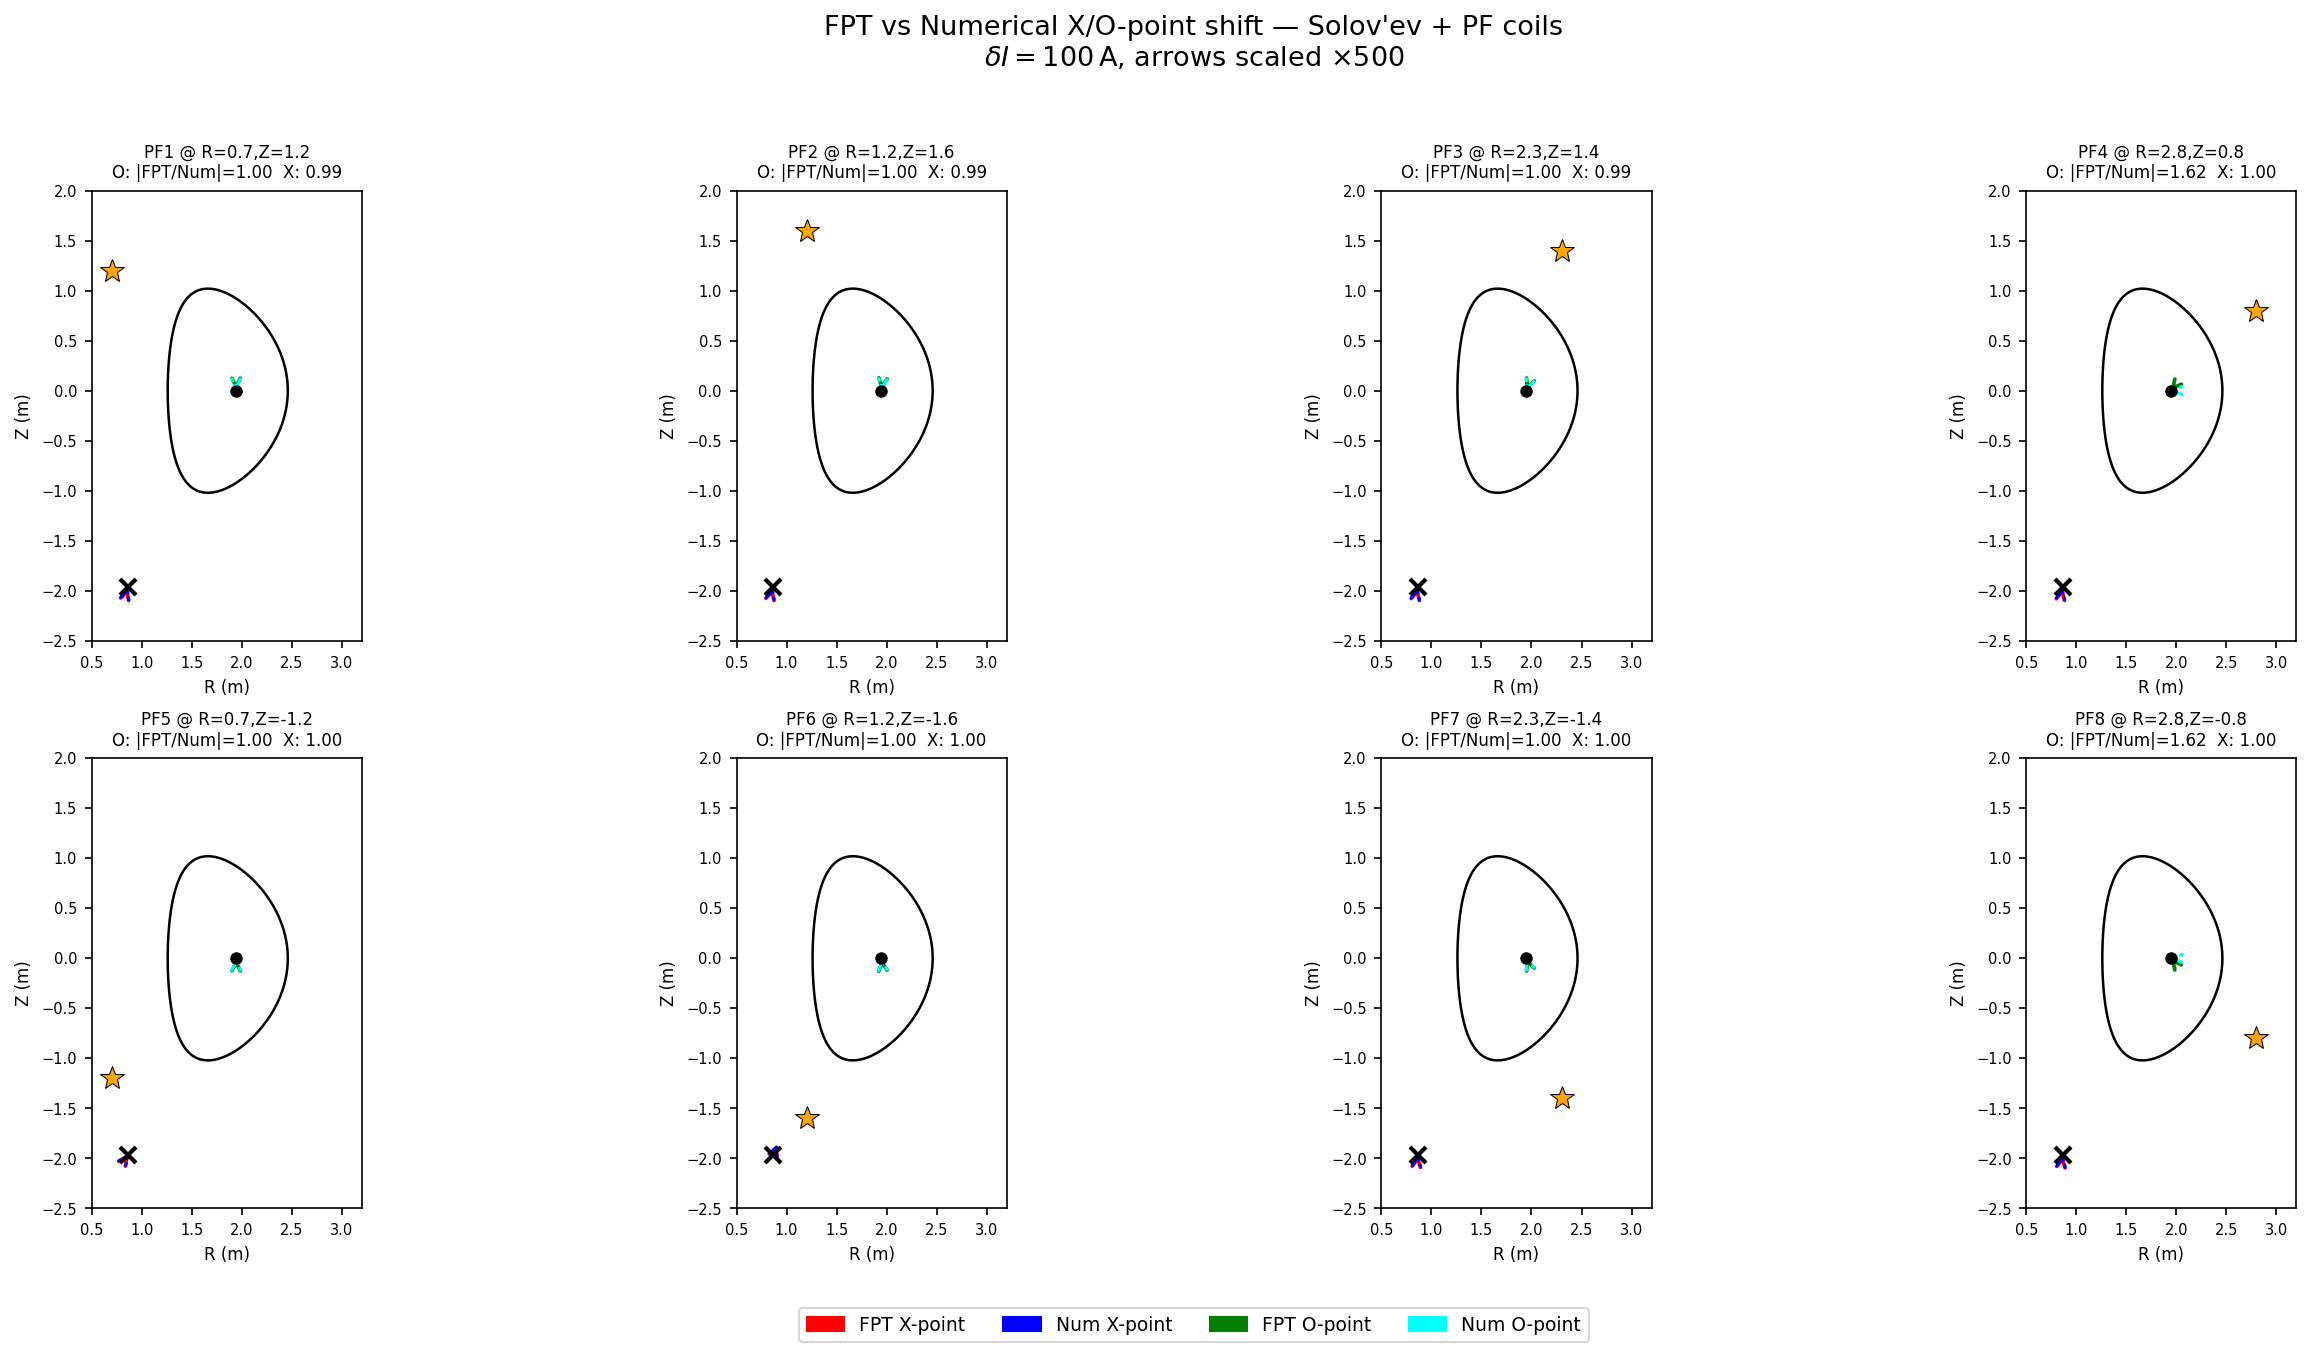

This chart was generated by the following Python code:
"""FPT X/O-point shift validation: Solov'ev + synthetic PF coils.

Validates the Functional Perturbation Theory (FPT) prediction of X/O-point
shifts against numerical finite-difference for a Solov'ev equilibrium with
a synthetic 8-coil PF system.

Usage:
    py -3.13 scripts/fpt_xo_shift_validation.py
"""
from __future__ import annotations

import os
import sys
import time
import functools
import numpy as np
import matplotlib
matplotlib.use('Agg')
import matplotlib.pyplot as plt
import matplotlib.patches as mpatches
from scipy.optimize import minimize
from scipy.special import ellipk, ellipe
import joblib

# Add parent directory to path
sys.path.insert(0, os.path.dirname(os.path.dirname(os.path.abspath(__file__))))

from pyna.mag.solovev import SolovevEquilibrium, _eval_psi_cf, _eval_grad_cf
from pyna.control.fpt import A_matrix, cycle_shift, delta_g_from_delta_B

# ---------------------------------------------------------------------------
# Joblib cache
# ---------------------------------------------------------------------------
_CACHE_DIR = os.path.join(os.path.dirname(__file__), '.cache', 'fpt_validation')
memory = joblib.Memory(location=_CACHE_DIR, verbose=0)

# ---------------------------------------------------------------------------
# Equilibrium setup
# ---------------------------------------------------------------------------
EQ_PARAMS = dict(R0=1.86, a=0.6, B0=5.3, kappa=1.7, delta=0.33, q0=3.0)

def make_equilibrium():
    return SolovevEquilibrium(**EQ_PARAMS)

# ---------------------------------------------------------------------------
# PF coil definitions: 8 coils, 4 upper + 4 lower, well outside plasma
# Plasma boundary approx R∈[1.26,2.46], Z∈[-1.02,1.02]
# ---------------------------------------------------------------------------
COIL_R = np.array([0.7, 1.2, 2.3, 2.8,   # upper PF1-PF4
                   0.7, 1.2, 2.3, 2.8])   # lower PF5-PF8

COIL_Z = np.array([1.2, 1.6, 1.4, 0.8,   # upper
                   -1.2, -1.6, -1.4, -0.8])  # lower

COIL_NAMES = [f'PF{i+1}' for i in range(8)]
DELTA_I = 100.0  # A  — current perturbation

# ---------------------------------------------------------------------------
# Coil field: elliptic-integral formula
# ---------------------------------------------------------------------------
def circular_coil_field(R_coil: float, Z_coil: float, I_coil: float,
                        R: float, Z: float):
    """Vacuum field (BR, BZ) of a circular current coil at (R, Z)."""
    dZ = Z - Z_coil
    denom_sq = (R_coil + R)**2 + dZ**2
    k2 = 4.0 * R_coil * R / denom_sq
    k2 = np.clip(k2, 0.0, 0.9999)
    K = ellipk(k2)
    E = ellipe(k2)
    mu0 = 4e-7 * np.pi
    alpha2 = R_coil**2 + R**2 + dZ**2 - 2.0 * R_coil * R
    beta2 = R_coil**2 + R**2 + dZ**2 + 2.0 * R_coil * R
    factor = mu0 * I_coil / (2.0 * np.pi)
    sqrt_beta2 = np.sqrt(beta2)
    denom = alpha2 * sqrt_beta2
    if abs(R) < 1e-10:
        BR = 0.0
    else:
        BR = factor * dZ / (R * denom) * (
            -K + (R_coil**2 + R**2 + dZ**2) / alpha2 * E
        )
    BZ = factor / denom * (
        K + (R_coil**2 - R**2 - dZ**2) / alpha2 * E
    )
    return float(BR), float(BZ), 0.0  # Bphi = 0 for coil

# ---------------------------------------------------------------------------
# Field functions for FPT
# ---------------------------------------------------------------------------
def make_field_func(eq: SolovevEquilibrium):
    """Return field_func(rzphi) -> [BR/|B|, BZ/|B|, Bphi/(R|B|)]."""
    def field_func(rzphi):
        R, Z, phi = rzphi
        BR, BZ = eq.BR_BZ(R, Z)
        Bphi = eq.Bphi(R)
        Bmag = np.sqrt(BR**2 + BZ**2 + Bphi**2)
        return [BR / Bmag, BZ / Bmag, Bphi / (R * Bmag)]
    return field_func


def make_field_func_perturbed(eq: SolovevEquilibrium,
                               coil_R: float, coil_Z: float, delta_I: float):
    """Return field_func with PF coil perturbation added."""
    def field_func_pert(rzphi):
        R, Z, phi = rzphi
        BR, BZ = eq.BR_BZ(R, Z)
        Bphi = eq.Bphi(R)
        dBR, dBZ, _ = circular_coil_field(coil_R, coil_Z, delta_I, R, Z)
        BR += dBR
        BZ += dBZ
        Bmag = np.sqrt(BR**2 + BZ**2 + Bphi**2)
        return [BR / Bmag, BZ / Bmag, Bphi / (R * Bmag)]
    return field_func_pert

# ---------------------------------------------------------------------------
# Critical point finder: minimize |B_pol|²
# ---------------------------------------------------------------------------
def find_critical_point(eq: SolovevEquilibrium, R0: float, Z0: float):
    """Find critical point (B_pol = 0) starting from (R0, Z0)."""
    def obj(rz):
        R, Z = rz
        if R <= 0.0:
            return 1e10
        BR, BZ = eq.BR_BZ(R, Z)
        return BR**2 + BZ**2
    result = minimize(obj, [R0, Z0], method='Nelder-Mead',
                      options={'xatol': 1e-8, 'fatol': 1e-18, 'maxiter': 50000})
    return result.x


def find_critical_point_perturbed(eq: SolovevEquilibrium,
                                   coil_R: float, coil_Z: float, delta_I: float,
                                   R0: float, Z0: float):
    """Find critical point of Bpol in perturbed field."""
    def obj(rz):
        R, Z = rz
        if R <= 0.0:
            return 1e10
        BR, BZ = eq.BR_BZ(R, Z)
        dBR, dBZ, _ = circular_coil_field(coil_R, coil_Z, delta_I, R, Z)
        BR_tot = BR + dBR
        BZ_tot = BZ + dBZ
        return BR_tot**2 + BZ_tot**2
    result = minimize(obj, [R0, Z0], method='Nelder-Mead',
                      options={'xatol': 1e-8, 'fatol': 1e-18, 'maxiter': 50000})
    return result.x


# ---------------------------------------------------------------------------
# Cached expensive computations
# ---------------------------------------------------------------------------
@memory.cache
def _cached_find_critical_points(eq_params_tuple):
    """Find X-point and O-point of the Solov'ev equilibrium (cached)."""
    eq = SolovevEquilibrium(**dict(zip(
        ['R0', 'a', 'B0', 'kappa', 'delta', 'q0'], eq_params_tuple
    )))
    # O-point: magnetic axis ≈ (R0, 0)
    R0 = eq.R0
    opt = find_critical_point(eq, R0, 0.0)
    # X-point: saddle of psi_CF — found by scanning for |B_pol|=0 outside axis
    # Scan for the saddle-point hyperbolic fixed point
    # For this Solov'ev with these parameters, X-pt is near (0.87, -1.97)
    xpt = find_critical_point(eq, 0.87, -1.97)
    return opt.tolist(), xpt.tolist()


@memory.cache
def _cached_coil_field_at_point(R_coil, Z_coil, I_coil, R_pt, Z_pt):
    """Cached coil field at a specific point."""
    return circular_coil_field(R_coil, Z_coil, I_coil, R_pt, Z_pt)


@memory.cache
def _cached_A_matrix(eq_params_tuple, R_cyc, Z_cyc):
    """Cached A-matrix at a cycle position."""
    eq = SolovevEquilibrium(**dict(zip(
        ['R0', 'a', 'B0', 'kappa', 'delta', 'q0'], eq_params_tuple
    )))
    field_func = make_field_func(eq)
    return A_matrix(field_func, R_cyc, Z_cyc).tolist()


@memory.cache
def _cached_perturbed_critical_point(eq_params_tuple, coil_R, coil_Z, delta_I,
                                      R0, Z0):
    """Cached numerical finite-difference X/O-point position under perturbation."""
    eq = SolovevEquilibrium(**dict(zip(
        ['R0', 'a', 'B0', 'kappa', 'delta', 'q0'], eq_params_tuple
    )))
    result = find_critical_point_perturbed(eq, coil_R, coil_Z, delta_I, R0, Z0)
    return result.tolist()


# ---------------------------------------------------------------------------
# FPT prediction
# ---------------------------------------------------------------------------
def fpt_shift(eq: SolovevEquilibrium, R_cyc: float, Z_cyc: float,
              coil_R: float, coil_Z: float, delta_I: float,
              A_mat: np.ndarray) -> np.ndarray:
    """Compute FPT-predicted cycle shift for a single coil perturbation."""
    BR, BZ = eq.BR_BZ(R_cyc, Z_cyc)
    Bphi = float(eq.Bphi(R_cyc))
    dBR, dBZ, dBphi = circular_coil_field(coil_R, coil_Z, delta_I, R_cyc, Z_cyc)
    dg = delta_g_from_delta_B(R_cyc, Z_cyc, 0.0,
                               float(BR), float(BZ), Bphi,
                               dBR, dBZ, dBphi)
    return cycle_shift(A_mat, dg)


# ---------------------------------------------------------------------------
# LCFS contour points
# ---------------------------------------------------------------------------
@functools.lru_cache(maxsize=4)
def _get_lcfs_contour(eq_params_tuple):
    """Return (R, Z) arrays for the LCFS contour (cached via lru_cache)."""
    eq = SolovevEquilibrium(**dict(zip(
        ['R0', 'a', 'B0', 'kappa', 'delta', 'q0'], eq_params_tuple
    )))
    R_arr = np.linspace(0.8, 3.0, 800)
    Z_arr = np.linspace(-1.5, 1.5, 800)
    RR, ZZ = np.meshgrid(R_arr, Z_arr)
    psi_cf = _eval_psi_cf(RR / eq.R0, ZZ / eq.R0, eq._c, eq.A)
    # Extract contour at psi_CF = 0 (LCFS)
    fig_tmp, ax_tmp = plt.subplots()
    cs = ax_tmp.contour(RR, ZZ, psi_cf, levels=[0.0])
    lcfs_paths = []
    for path in cs.get_paths():
        v = path.vertices
        if len(v) > 10:
            lcfs_paths.append(v)
    plt.close(fig_tmp)
    return lcfs_paths


# ---------------------------------------------------------------------------
# Main validation
# ---------------------------------------------------------------------------
def run_validation():
    print("Setting up Solov'ev equilibrium...")
    eq = make_equilibrium()
    eq_key = tuple(EQ_PARAMS[k] for k in ['R0', 'a', 'B0', 'kappa', 'delta', 'q0'])

    # Find X/O points
    print("Finding X-point and O-point...")
    opt_list, xpt_list = _cached_find_critical_points(eq_key)
    R_opt, Z_opt = opt_list
    R_xpt, Z_xpt = xpt_list
    print(f"  O-point: R={R_opt:.4f}, Z={Z_opt:.4f}")
    print(f"  X-point: R={R_xpt:.4f}, Z={Z_xpt:.4f}")

    # A-matrices at X and O points (cached)
    print("Computing A-matrices...")
    A_opt = np.array(_cached_A_matrix(eq_key, R_opt, Z_opt))
    A_xpt = np.array(_cached_A_matrix(eq_key, R_xpt, Z_xpt))
    print(f"  A at O-point:\n{A_opt}")
    print(f"  A at X-point:\n{A_xpt}")

    # LCFS contour
    lcfs_paths = _get_lcfs_contour(eq_key)

    # Collect results
    results = []
    n_coils = len(COIL_R)
    for i in range(n_coils):
        cR, cZ, cname = COIL_R[i], COIL_Z[i], COIL_NAMES[i]
        print(f"\n{cname} (R={cR}, Z={cZ:.1f}):")

        # --- FPT prediction ---
        t0 = time.perf_counter()
        fpt_shift_opt = fpt_shift(eq, R_opt, Z_opt, cR, cZ, DELTA_I, A_opt)
        fpt_shift_xpt = fpt_shift(eq, R_xpt, Z_xpt, cR, cZ, DELTA_I, A_xpt)
        t_fpt = time.perf_counter() - t0

        # --- Numerical FD ---
        t1 = time.perf_counter()
        opt_pert = np.array(_cached_perturbed_critical_point(
            eq_key, float(cR), float(cZ), DELTA_I, R_opt, Z_opt))
        xpt_pert = np.array(_cached_perturbed_critical_point(
            eq_key, float(cR), float(cZ), DELTA_I, R_xpt, Z_xpt))
        t_num = time.perf_counter() - t1

        num_shift_opt = opt_pert - np.array([R_opt, Z_opt])
        num_shift_xpt = xpt_pert - np.array([R_xpt, Z_xpt])

        # Agreement ratios (avoid div by zero)
        def agreement(fpt_vec, num_vec):
            n_fpt = np.linalg.norm(fpt_vec)
            n_num = np.linalg.norm(num_vec)
            if n_num < 1e-12 and n_fpt < 1e-12:
                return 1.0
            if n_num < 1e-12:
                return 0.0
            return float(np.dot(fpt_vec, num_vec) / (n_fpt * n_num + 1e-30)
                         * n_fpt / n_num)

        ratio_opt = np.linalg.norm(fpt_shift_opt) / (np.linalg.norm(num_shift_opt) + 1e-15)
        ratio_xpt = np.linalg.norm(fpt_shift_xpt) / (np.linalg.norm(num_shift_xpt) + 1e-15)

        print(f"  FPT O-shift: dR={fpt_shift_opt[0]:.3e}, dZ={fpt_shift_opt[1]:.3e}")
        print(f"  Num O-shift: dR={num_shift_opt[0]:.3e}, dZ={num_shift_opt[1]:.3e}")
        print(f"  FPT X-shift: dR={fpt_shift_xpt[0]:.3e}, dZ={fpt_shift_xpt[1]:.3e}")
        print(f"  Num X-shift: dR={num_shift_xpt[0]:.3e}, dZ={num_shift_xpt[1]:.3e}")
        print(f"  |FPT/Num| O={ratio_opt:.3f}, X={ratio_xpt:.3f}")
        print(f"  Time: FPT={t_fpt*1e3:.2f}ms, Num≈{t_num*1e3:.2f}ms (cache)")

        results.append(dict(
            name=cname, R=cR, Z=cZ,
            fpt_opt=fpt_shift_opt, num_opt=num_shift_opt,
            fpt_xpt=fpt_shift_xpt, num_xpt=num_shift_xpt,
            ratio_opt=ratio_opt, ratio_xpt=ratio_xpt,
            t_fpt=t_fpt,
        ))

    # ---------------------------------------------------------------------------
    # Plotting
    # ---------------------------------------------------------------------------
    print("\nGenerating figure...")
    arrow_scale = 5e2  # scale arrows for visibility

    fig, axes = plt.subplots(2, 4, figsize=(18, 9))
    fig.suptitle(
        "FPT vs Numerical X/O-point shift — Solov'ev + PF coils\n"
        r"$\delta I=100\,\mathrm{A}$, arrows scaled ×500",
        fontsize=13)

    R_plot = np.linspace(0.8, 3.0, 300)
    Z_plot = np.linspace(-1.5, 1.5, 300)
    RR, ZZ = np.meshgrid(R_plot, Z_plot)
    eq2 = make_equilibrium()
    psi_cf_grid = _eval_psi_cf(RR / eq2.R0, ZZ / eq2.R0, eq2._c, eq2.A)

    for idx, res in enumerate(results):
        row = idx // 4
        col = idx % 4
        ax = axes[row, col]

        # LCFS contour
        ax.contour(RR, ZZ, psi_cf_grid, levels=[0.0], colors='k', linewidths=1.2)

        # O-point and X-point markers
        ax.plot(R_opt, Z_opt, 'ko', ms=5, zorder=5)
        ax.plot(R_xpt, Z_xpt, 'kx', ms=8, mew=2, zorder=5)

        # Coil position
        ax.plot(res['R'], res['Z'], '*', color='orange', ms=12,
                markeredgecolor='k', markeredgewidth=0.5, zorder=6,
                label=f"{res['name']} ★")

        # --- O-point arrows ---
        dR_fpt_o, dZ_fpt_o = res['fpt_opt'] * arrow_scale
        dR_num_o, dZ_num_o = res['num_opt'] * arrow_scale
        ax.annotate('', xy=(R_opt + dR_fpt_o, Z_opt + dZ_fpt_o),
                    xytext=(R_opt, Z_opt),
                    arrowprops=dict(arrowstyle='->', color='green', lw=1.8))
        ax.annotate('', xy=(R_opt + dR_num_o, Z_opt + dZ_num_o),
                    xytext=(R_opt, Z_opt),
                    arrowprops=dict(arrowstyle='->', color='cyan',
                                   lw=1.5, linestyle='dashed'))

        # --- X-point arrows ---
        dR_fpt_x, dZ_fpt_x = res['fpt_xpt'] * arrow_scale
        dR_num_x, dZ_num_x = res['num_xpt'] * arrow_scale
        ax.annotate('', xy=(R_xpt + dR_fpt_x, Z_xpt + dZ_fpt_x),
                    xytext=(R_xpt, Z_xpt),
                    arrowprops=dict(arrowstyle='->', color='red', lw=1.8))
        ax.annotate('', xy=(R_xpt + dR_num_x, Z_xpt + dZ_num_x),
                    xytext=(R_xpt, Z_xpt),
                    arrowprops=dict(arrowstyle='->', color='blue',
                                   lw=1.5, linestyle='dashed'))

        ax.set_xlim(0.5, 3.2)
        ax.set_ylim(-2.5, 2.0)
        ax.set_xlabel('R (m)', fontsize=8)
        ax.set_ylabel('Z (m)', fontsize=8)
        ax.set_title(
            f"{res['name']} @ R={res['R']},Z={res['Z']:.1f}\n"
            f"O: |FPT/Num|={res['ratio_opt']:.2f}  X: {res['ratio_xpt']:.2f}",
            fontsize=8)
        ax.tick_params(labelsize=7)
        ax.set_aspect('equal', adjustable='box')

    # Legend
    legend_elements = [
        mpatches.Patch(color='red', label='FPT X-point'),
        mpatches.Patch(color='blue', label='Num X-point'),
        mpatches.Patch(color='green', label='FPT O-point'),
        mpatches.Patch(color='cyan', label='Num O-point'),
    ]
    fig.legend(handles=legend_elements, loc='lower center', ncol=4,
               fontsize=9, bbox_to_anchor=(0.5, -0.01))

    plt.tight_layout(rect=[0, 0.04, 1, 0.96])
    out_path = os.path.join(os.path.dirname(__file__), 'fpt_xo_shift_validation.png')
    fig.savefig(out_path, dpi=150, bbox_inches='tight')
    print(f"Saved: {out_path}")
    plt.close(fig)

    return results


if __name__ == '__main__':
    results = run_validation()
    print("\nDone.")
